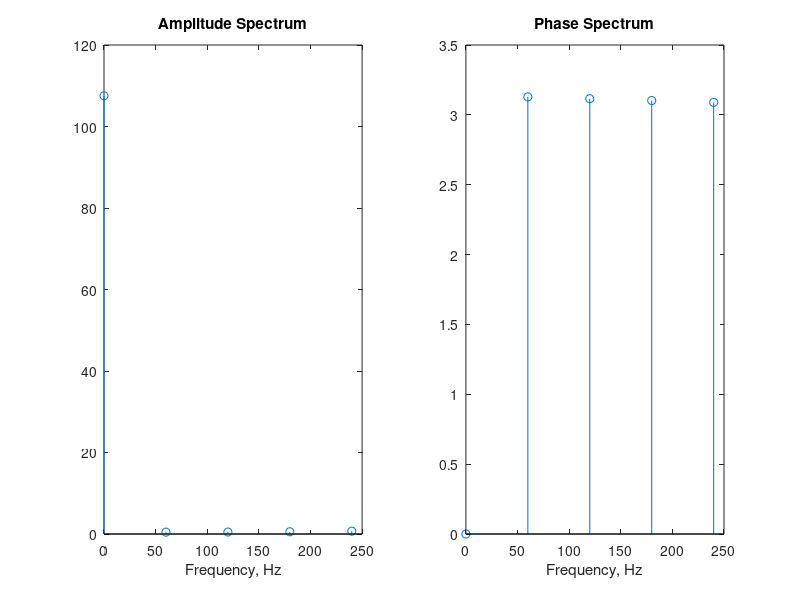

The MATLAB script that drew this image:
% generate the full-wave rectifier waveform
f1 = 60;  
inv = 1/f1; inc = 1/(80*f1); tnum = 3*inv;
t = 0:inc:tnum;
g1 = 120*sqrt(2)*sin(2*pi*f1*t);
g = abs(g1);
N = length(g);
%
% obtain the exponential Fourier series coefficients

num = 20;
for i = 1:num
     for m = 1:N
      cint(m) = exp(-j*2*pi*(i-1)*m/N)*g(m);
     end
  c(i) = sum(cint)/N;
end
cmag = abs(c);
cphase = angle(c);

%print dc value
disp('dc value of g(t)'); cmag(1)
% plot the magnitude and phase spectrum

f = (0:num-1)*60;
subplot(121), stem(f(1:5),cmag(1:5))
title('Amplitude Spectrum')
xlabel('Frequency, Hz')
subplot(122), stem(f(1:5),cphase(1:5))
title('Phase Spectrum')
xlabel('Frequency, Hz')
